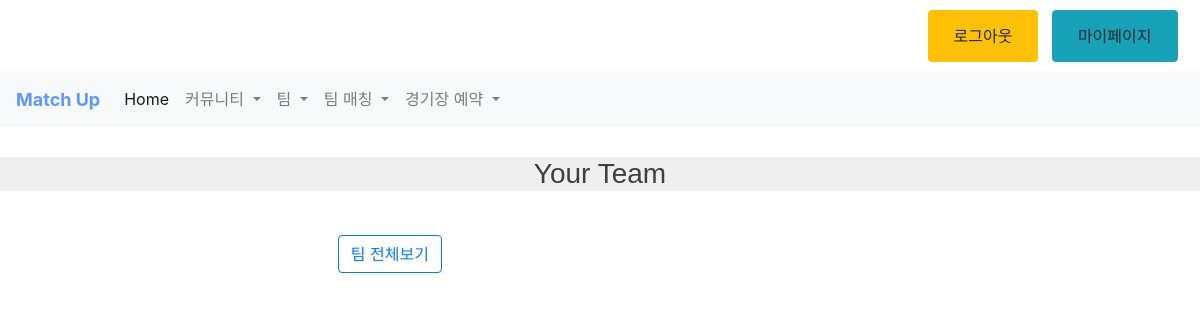
Before: /teaminfo/ (signed in) with the older database file.
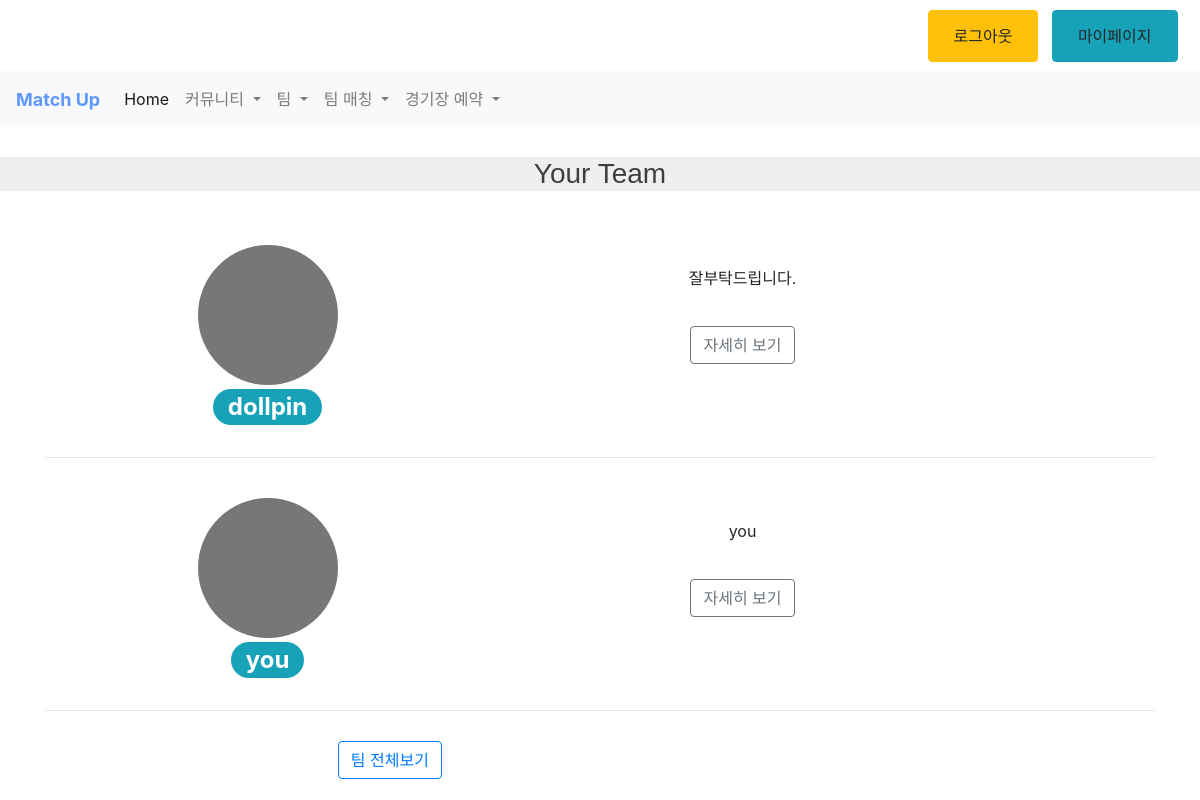
After: the same page with the newer database file.
### account/models.py (models this page shows)
class Team(models.Model):
    king = models.CharField(max_length=13)
    team_name = models.CharField(max_length = 15, unique = True)
    personnel = models.PositiveIntegerField(default = 0)
    team_image = models.ImageField(upload_to = 'team_image', blank = True)
    region = models.CharField(max_length = 7, choices=first_region)
    phone = models.CharField(max_length=11)
    intro = models.CharField(max_length=20, default="안녕하세요")
    def __str__(self):
        return self.team_name

### teampage/views.py (the view)
# urls.py: path('teaminfo/', views.teaminfo, name = "teaminfo"),
def teaminfo(request):
    error = ""
    try:
        my_profile = Profile.objects.get(user__username=request.user)
        teamname = my_profile.teams
        print(teamname.all().count())
        if teamname.all().count() == 0:
            print("팀 없음")
        else:
            tes = my_profile.teams.all()
            print(tes)
        print(my_profile)
    except:
        error = "로그인하지 않았습니다."
        my_profile = ""
        tes = ""
    context = {
        "my_profile" : my_profile,
        "error" : error,
        "tes" : tes,
    }
    return render(request, 'teaminfo.html', context)

### account/models.py (called while the page is built)
    def __str__(self):
        return self.user_name

    def teas_valid(self):
        return self.teams.all().count() == 0

### teampage/templates/teaminfo.html (shortened to what this page needs)
{% extends 'base.html' %}
{% load static %}
{% block content %}
    {% if user.is_authenticated %}
        {% if my_profile.teas_valid %}
            <div id = "not-have-team">
                <p style = "font-size: larger; font-weight: bold;">팀에 들어가세요</p>
                <a href="{% url 'teampage:team_create' %}" id = "team-button" class="badge badge-primary">팀 생성하기</a>
                <a href="{% url 'teampage:team_list' %}" id = "team-button" class="badge badge-secondary">팀 찾아보기</a>
            </div>
        {% else %}
            <div class = "led">
                <h3 style = "color:font-weight: bold;">Your Team</h3>
            </div>
        {% for i in tes %}
            <div class="container marketing">
                <div class="row">
                    <div class="col-lg-5">
                        <img class="rounded-circle" alt="Generic placeholder image" width="140" height="140">
                        <h2><span class="badge badge-pill badge-info">{{i.team_name}}</span></h2>
                    </div>
                    <div class="col-lg-5" id = "for-padding-yes">
                        <p>{{i.intro}}</p>
                        <a href = "{% url 'teampage:teamdetail' i.id %}" class="btn btn-outline-secondary">자세히 보기</a>
                    </div>
                </div>
                <hr class="featurette-divider">
            </div>
        {% endfor %}
            <div class="row">
                <div class="col-lg-5">
                    <a href = "{% url 'teampage:team_list' %}" class="btn btn-outline-primary" id = "maner"> 팀 전체보기 </a>
                </div>
            </div>
        {% endif %}
    {% else %}
        <div class = "led">
            <h3 style = "color: rgb(253, 80, 80); font-weight: bold;">로그인 후 이용해주세요</h3>
        </div>
    {% endif %}
{% endblock %}

### Match_up/templates/base.html (shortened to what this page needs)
{% load static %}
<!DOCTYPE html>
<html lang="ko">
<head>
    <link rel="stylesheet" href="https://stackpath.bootstrapcdn.com/bootstrap/4.4.1/css/bootstrap.min.css">
</head>
<body>
    {% include 'share/_navbar.html' %}
    {% block content %}
    {% endblock %}
</body>
</html>

### Match_up/templates/share/_navbar.html (shortened to what this page needs)
{% if user.is_authenticated %}
<nav >
  <div class="row">
    <div class="col-sm-3"></div>
    <div class="col-sm-3"></div>
    <div class="col-sm-3"></div>
    <nav>
      <button class ="btn btn-warning" type="button"><a class = "btn" href="{% url 'account:log_out' %}">로그아웃</a></button>
      <span>&nbsp;</span>
      <button class="btn btn-info" type="button"><a  class="btn" href = "{% url 'account:my_page' %}">마이페이지</a></button>
    </nav>
    </div>
</nav>
  {% endif %}
  <nav class="navbar navbar-expand-lg navbar-light bg-light">
      <a class="navbar-brand" href="{% url 'account:main' %}" style="color: rgb(95, 151, 255); font-size: large; font-weight: bold;">Match Up</a>
      <div class="collapse navbar-collapse" id="navbarNavDropdown">
        <ul class="navbar-nav">
          <li class="nav-item active">
            <a class="nav-link" href="{% url 'account:main' %}">Home <span class="sr-only">(current)</span></a>
          </li>
          <li class="nav-item dropdown">
            <a class="nav-link dropdown-toggle" href="#" id="navbarDropdownMenuLink" role="button" data-toggle="dropdown" aria-haspopup="true" aria-expanded="false">
              커뮤니티
            </a>
          </li>
          <li class="nav-item dropdown">
            <a class="nav-link dropdown-toggle" href="#" id="navbarDropdownMenuLink" role="button" data-toggle="dropdown" aria-haspopup="true" aria-expanded="false">
              팀
            </a>
          </li>
          <li class="nav-item dropdown">
            <a class="nav-link dropdown-toggle" href="#" id="navbarDropdownMenuLink" role="button" data-toggle="dropdown" aria-haspopup="true" aria-expanded="false">
              팀 매칭
            </a>
          </li>
          <li class="nav-item dropdown">
            <a class="nav-link dropdown-toggle" href="#" id="navbarDropdownMenuLink" role="button" data-toggle="dropdown" aria-haspopup="true" aria-expanded="false">
              경기장 예약
            </a>
          </li>
        </ul>
      </div>
    </nav>

### teampage/templates/teaminfo.html (style rules this page uses)
#maner { text-align: center; margin-top: 3%; margin-left: 70%; }
img { vertical-align: middle; border-style: none; }
.marketing .col-lg-5 { margin-top: 0.5rem; margin-bottom: 0.5rem; text-align: center; }
#for-padding-yes { line-height: 50px; }
#for-padding-yes p { margin-top: 1.5rem; margin-bottom: 1rem; text-align: center; vertical-align: middle; }

### Match_up/templates/base.html (style rules this page uses)
nav { padding-top: 0.3rem; padding-bottom: 0.3rem; padding-left: 1rem; }
.led { width: 100%; margin: 30px auto; background: #efefef; text-align: center; color: rgb(63, 63, 63); font-family: sans-serif; transition: ease .3s; }

Changed rows visible on the page:
added Team: team_name "dollpin", intro "잘부탁드립니다."
added Team: team_name "you", intro "you"
